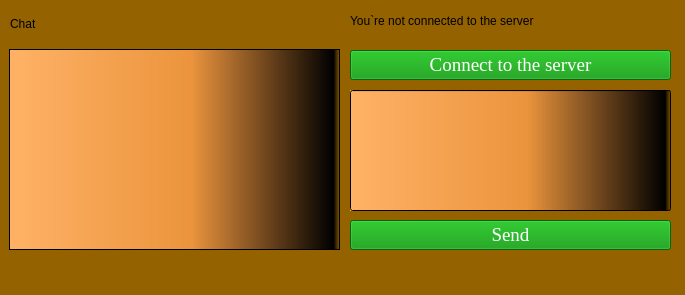
<?xml version="1.0" encoding="UTF-8"?>
<ui version="4.0">
 <class>MainWindow</class>
 <widget class="QMainWindow" name="MainWindow">
  <property name="geometry">
   <rect>
    <x>0</x>
    <y>0</y>
    <width>685</width>
    <height>295</height>
   </rect>
  </property>
  <property name="windowTitle">
   <string>MainWindow</string>
  </property>
  <property name="styleSheet">
   <string notr="true">background-color: rgb(148, 99, 0);</string>
  </property>
  <property name="tabShape">
   <enum>QTabWidget::Rounded</enum>
  </property>
  <widget class="QWidget" name="centralwidget">
   <widget class="QTextBrowser" name="textBrowser">
    <property name="geometry">
     <rect>
      <x>9</x>
      <y>49</y>
      <width>331</width>
      <height>201</height>
     </rect>
    </property>
    <property name="font">
     <font>
      <family>Times New Roman</family>
      <pointsize>8</pointsize>
      <italic>true</italic>
     </font>
    </property>
    <property name="contextMenuPolicy">
     <enum>Qt::DefaultContextMenu</enum>
    </property>
    <property name="styleSheet">
     <string notr="true">background-color: qlineargradient(spread:pad, x1:0, y1:0, x2:1, y2:0, stop:0 rgba(255, 178, 102, 255), stop:0.55 rgba(235, 148, 61, 255), stop:0.98 rgba(0, 0, 0, 255), stop:1 rgba(0, 0, 0, 0));
color: rgb(0, 0, 0);
border-left-color: rgb(61, 182, 0);
border-bottom-color: rgb(43, 130, 0);
border-right-color: rgb(61, 182, 0);
border-top-color: rgb(85, 255, 0);
border-color: rgb(85, 255, 0);</string>
    </property>
   </widget>
   <widget class="QPushButton" name="pushButton_2">
    <property name="geometry">
     <rect>
      <x>350</x>
      <y>220</y>
      <width>321</width>
      <height>30</height>
     </rect>
    </property>
    <property name="font">
     <font>
      <family>Times New Roman</family>
      <pointsize>14</pointsize>
     </font>
    </property>
    <property name="styleSheet">
     <string notr="true">
background-color: rgb(0, 147, 0);
color: rgb(255, 255, 255);
</string>
    </property>
    <property name="text">
     <string>Send</string>
    </property>
   </widget>
   <widget class="QLineEdit" name="lineEdit">
    <property name="geometry">
     <rect>
      <x>350</x>
      <y>90</y>
      <width>321</width>
      <height>121</height>
     </rect>
    </property>
    <property name="font">
     <font>
      <family>Times New Roman</family>
      <pointsize>10</pointsize>
      <italic>true</italic>
     </font>
    </property>
    <property name="styleSheet">
     <string notr="true">background-color: qlineargradient(spread:pad, x1:0, y1:0, x2:1, y2:0, stop:0 rgba(255, 178, 102, 255), stop:0.55 rgba(235, 148, 61, 255), stop:0.98 rgba(0, 0, 0, 255), stop:1 rgba(0, 0, 0, 0));
color: rgb(0, 0, 0);
border-left-color: rgb(61, 182, 0);
border-bottom-color: rgb(43, 130, 0);
border-right-color: rgb(61, 182, 0);
border-top-color: rgb(85, 255, 0);
border-color: rgb(85, 255, 0);</string>
    </property>
    <property name="alignment">
     <set>Qt::AlignLeading|Qt::AlignLeft|Qt::AlignTop</set>
    </property>
   </widget>
   <widget class="QLabel" name="label">
    <property name="geometry">
     <rect>
      <x>10</x>
      <y>10</y>
      <width>331</width>
      <height>27</height>
     </rect>
    </property>
    <property name="styleSheet">
     <string notr="true">
font: 700 italic 14pt &quot;Times New Roman&quot;;
</string>
    </property>
    <property name="text">
     <string>Chat</string>
    </property>
   </widget>
   <widget class="QPushButton" name="pushButton">
    <property name="geometry">
     <rect>
      <x>350</x>
      <y>50</y>
      <width>321</width>
      <height>30</height>
     </rect>
    </property>
    <property name="font">
     <font>
      <family>Times New Roman</family>
      <pointsize>14</pointsize>
     </font>
    </property>
    <property name="styleSheet">
     <string notr="true">
background-color: rgb(0, 147, 0);
color: rgb(255, 255, 255);
</string>
    </property>
    <property name="text">
     <string>Connect to the server</string>
    </property>
    <property name="checkable">
     <bool>false</bool>
    </property>
    <property name="autoDefault">
     <bool>false</bool>
    </property>
    <property name="default">
     <bool>false</bool>
    </property>
    <property name="flat">
     <bool>false</bool>
    </property>
   </widget>
   <widget class="QLabel" name="label_2">
    <property name="geometry">
     <rect>
      <x>350</x>
      <y>5</y>
      <width>311</width>
      <height>31</height>
     </rect>
    </property>
    <property name="styleSheet">
     <string notr="true">
font: 700 italic 14pt &quot;Times New Roman&quot;;</string>
    </property>
    <property name="text">
     <string>You`re not connected to the server</string>
    </property>
   </widget>
  </widget>
  <widget class="QMenuBar" name="menubar">
   <property name="geometry">
    <rect>
     <x>0</x>
     <y>0</y>
     <width>685</width>
     <height>22</height>
    </rect>
   </property>
  </widget>
  <widget class="QStatusBar" name="statusbar"/>
 </widget>
 <resources/>
 <connections/>
</ui>
